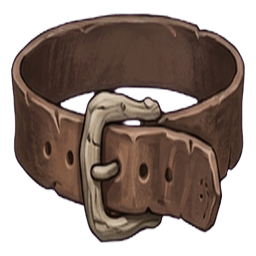
#> input picture grimhollow/src/assets/item/armor/inv/t1_belt.png, 256 x 256 px
$ python cut_avatar.py ../src/assets/item/armor/inv/t1_belt.png ../src/assets/item/armor/inv/t2_belt.png
#> lines starting #> are read from the running program, lines starting #| are printed output that depends on the picture; after the words box and inside, x2 and y2 are one past the last pixel; in counts of white or black regions, pixels touching at a corner belong together
"""Recorta o fundo das artes de classe e reenquadra p/ o padrão do jogo.

O fundo (xadrez cinza ou branco) foi PINTADO na imagem — não há canal alpha.
Como o personagem tem partes cinzas (armadura!), não dá p/ mascarar só por cor:
o corte é por PREENCHIMENTO a partir das bordas, então só o fundo CONECTADO à
borda sai e o cinza de dentro da silhueta é preservado.
"""
import sys
import numpy as np
from PIL import Image, ImageFilter
from scipy import ndimage

W, H = 848, 1264          # moldura final (mesma das artes de aldeão)
FEET = 0.985              # pés a ~98,5% da altura

def _cores_do_xadrez(a):
    """As 2 cinzas chapadas mais comuns na BORDA — as cores do xadrez/fundo."""
    from collections import Counter
    h, w = a.shape[:2]
    c = Counter()
    for y in list(range(0, 6)) + list(range(h - 6, h)):
        for x in range(0, w, 3):
            p = a[y, x]
            if int(p.max()) - int(p.min()) <= 4:
                c[int(p.mean())] += 1
    for x in list(range(0, 6)) + list(range(w - 6, w)):
        for y in range(0, h, 3):
            p = a[y, x]
            if int(p.max()) - int(p.min()) <= 4:
                c[int(p.mean())] += 1
    # as duas cores do xadrez são BEM diferentes (ex.: 255 e 207). Pegar só os "2
    # mais comuns" devolvia 255 e 254 — o mesmo branco com anti-aliasing — e o
    # cinza nunca entrava. Então exige tons separados por pelo menos 15.
    escolhidas = []
    for v, _ in c.most_common():
        if all(abs(v - e) > 15 for e in escolhidas):
            escolhidas.append(v)
        if len(escolhidas) == 2:
            break
    return escolhidas


def recortar(src, dst):
#> called with src = '../src/assets/item/armor/inv/t1_belt.png', dst = '../src/assets/item/armor/inv/t2_belt.png'
    im = Image.open(src).convert("RGB")
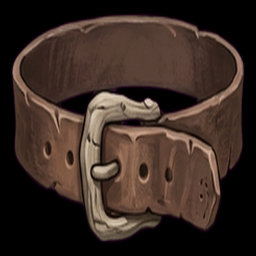
#> im: PIL image 256x256 RGB; mean R, G, B 57.9, 43, 35.9
    a = np.asarray(im).astype(np.int16)
    # 1) candidato a fundo: cinza NEUTRO (r≈g≈b) — o fundo é sempre neutro
    spread = a.max(axis=2) - a.min(axis=2)
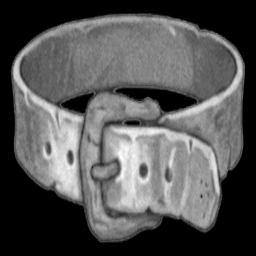
#> spread: shape (256, 256) int16; min 0, max 67, mean 22.3; drawn with min black and max white
    lum = a.mean(axis=2)
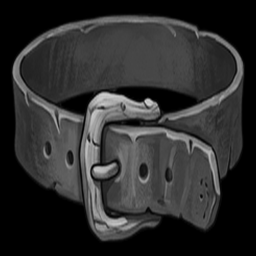
#> lum: shape (256, 256) float64; min 0, max 210.7, mean 45.6
    neutro = (spread <= 16) & (lum >= 85)      # xadrez do ladino começa em ~100
#> neutro: shape (256, 256) bool; every value is 0
    # 2) só o que está CONECTADO à borda é fundo de verdade
    lbl, n = ndimage.label(neutro)
#> lbl: shape (256, 256) int32; every value is 0
#> n = 0
    bordas = set(lbl[0, :]) | set(lbl[-1, :]) | set(lbl[:, 0]) | set(lbl[:, -1])
#> bordas = 1 item
    bordas.discard(0)
    fundo = np.isin(lbl, list(bordas))
    # 2b) o xadrez também foi pintado DENTRO de áreas fechadas (o vão da alça da
    # lanterna, o punho fechado) — ali o preenchimento pela borda não chega. Estes
    # pixels são CHAPADOS e exatamente na cor do xadrez, então dá p/ tirá-los pela
    # cor; a arte tem textura, então não é confundida. Só remove manchas grandes.
    cores = _cores_do_xadrez(a)
#> after the loop in _cores_do_xadrez, `for y in list(range(0, 6)) + list(range(h - 6, h)):`: c = {0: 1032}
#> after the loop in _cores_do_xadrez, `for x in list(range(0, 6)) + list(range(w - 6, w)):`: c = {0: 2064}
#> the loop in _cores_do_xadrez, `for v, _ in c.most_common():` made 1 pass
#> v on pass 1: 0
#> after the loop in _cores_do_xadrez, `for v, _ in c.most_common():`: escolhidas = [0]
#> cores = [0]
    # Só remove por COR quando o fundo é CLARO (>=180). Aí ele contrasta forte com a
    # arte sombria e o teste é seguro. Quando o xadrez é cinza ESCURO (o do ladino é
    # 100/151) ele cai na mesma faixa do couro escuro e a remoção começa a furar o
    # personagem — nesse caso fica só o preenchimento pela borda, que nunca erra.
    if cores and min(cores) < 180:
        print(f"    (fundo escuro {cores}: remoção por cor desativada, só borda)")
#|     (fundo escuro [0]: remoção por cor desativada, só borda)
        cores = []
    if cores:
        # o xadrez nem sempre é perfeitamente neutro (a IA às vezes o tinge de leve:
        # spread até ~18). A ARTE em volta é bem mais colorida (a túnica creme tem
        # spread 36-67), então 22 separa os dois com folga.
        chapado = (spread <= 22)
        igual = np.zeros_like(chapado)
        for c in cores:
            igual |= chapado & (np.abs(lum - c) <= 10)
        # 8-vizinhos: os quadrados do xadrez só se encostam na DIAGONAL, então com
        # 4-vizinhos cada um vira um componente solto e os menores escapavam.
        l2, _ = ndimage.label(igual, structure=np.ones((3, 3), int))
        if l2.max():
            areas = np.bincount(l2.ravel())
            grandes = np.where(areas >= 24)[0]
            grandes = grandes[grandes != 0]
            extra = np.isin(l2, grandes) & ~fundo   # o que ESTA passada tiraria a mais
            # TRAVA: quando o fundo é cinza ESCURO (o do ladino é 100/151) ele se
            # confunde com roupa escura e esta passada começa a furar o personagem.
            # Se ela morder mais que 4% do corpo, é sinal de que está comendo arte —
            # então descarta e fica só com o preenchimento pela borda, que é seguro.
            corpo_area = int((~fundo).sum())
            if corpo_area and extra.sum() / corpo_area <= 0.04:
                fundo |= extra
            else:
                print(f"    (passada interna descartada: morderia "
                      f"{extra.sum() / max(1, corpo_area) * 100:.1f}% do personagem)")
    # 2c) o que sobrou de xadrez fica ILHADO no meio do fundo já removido. Como o
    # personagem é UM bloco só, basta manter o maior componente conectado: todo
    # detrito solto (restos do padrão) some sem precisar acertar pixel a pixel.
    corpo = ~fundo
#> corpo: shape (256, 256) bool; every value is 1
    l3, k = ndimage.label(corpo, structure=np.ones((3, 3), int))
#> l3: shape (256, 256) int32; every value is 1
#> k = 1
    if k > 1:
        areas = np.bincount(l3.ravel())
        areas[0] = 0
        fundo = l3 != int(areas.argmax())
    alpha = np.where(fundo, 0, 255).astype(np.uint8)
#> alpha: shape (256, 256); every value is 255
    # 3) come 1px da franja (resto de anti-aliasing claro na silhueta)
    alpha = ndimage.grey_erosion(alpha, size=(2, 2))
    out = Image.fromarray(np.dstack([np.asarray(im), alpha]), "RGBA")
    # 4) recorta no personagem e reenquadra: centralizado, pés na base
    bbox = out.getchannel("A").getbbox()
#> bbox = (0, 0, 256, 256)
    if not bbox:
        raise SystemExit(f"{src}: nada sobrou no recorte")
    fig = out.crop(bbox)
    esc = min((W * 0.92) / fig.width, (H * FEET) / fig.height)
#> esc = 3.05
    fig = fig.resize((max(1, int(fig.width * esc)), max(1, int(fig.height * esc))), Image.LANCZOS)
    canvas = Image.new("RGBA", (W, H), (0, 0, 0, 0))
#> canvas: PIL image 848x1264 RGBA; every value is 0
    canvas.paste(fig, ((W - fig.width) // 2, int(H * FEET) - fig.height), fig)
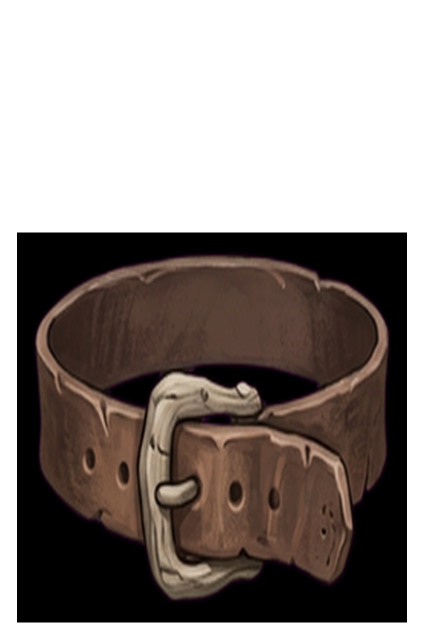
#> canvas: PIL image 848x1264 RGBA (shown at 1/2 size); mean R, G, B, A 32.8, 24.4, 20.4, 144.7; transparent parts drawn white
    # suaviza a borda do alpha (sem halo, pro alphaTest do billboard)
    ca = canvas.getchannel("A").filter(ImageFilter.GaussianBlur(0.6))
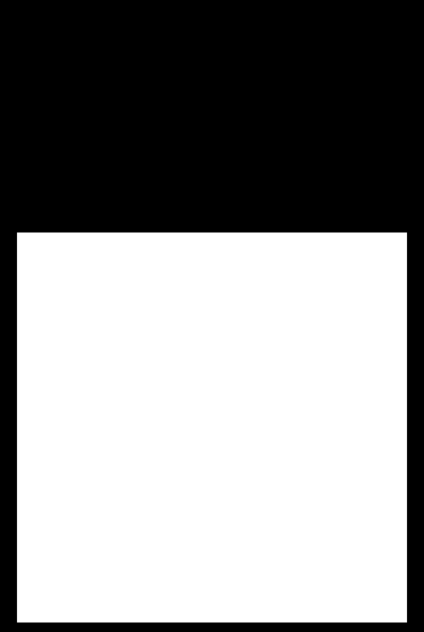
#> ca: PIL image 848x1264 L (shown at 1/2 size); min 0, max 255, mean 144.7
    canvas.putalpha(ca)
    canvas.save(dst)
    op = np.asarray(ca) > 10
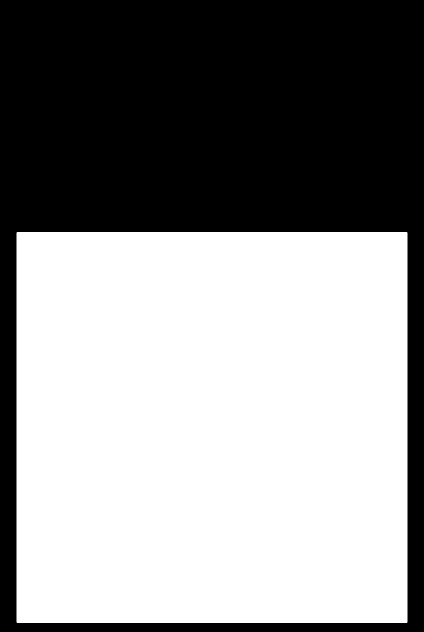
#> op: shape (1264, 848) bool (shown at 1/2 size); 57.1% white; 1 black region, box (x1, y1, x2, y2) and area: (0, 0, 848, 1264) 460352
    print(f"  {dst.split('/')[-1]}: recorte {bbox[2]-bbox[0]}x{bbox[3]-bbox[1]} -> {W}x{H}, "
          f"{op.mean()*100:.1f}% opaco")
#|   t2_belt.png: recorte 256x256 -> 848x1264, 57.1% opaco

if __name__ == "__main__":
    recortar(sys.argv[1], sys.argv[2])

$ run again, on grimhollow/src/assets/item/armor/inv/t1_feet.png
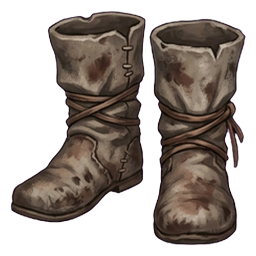
#> input picture grimhollow/src/assets/item/armor/inv/t1_feet.png, 256 x 256 px
#> in recortar, `lum = a.mean(axis=2)`:
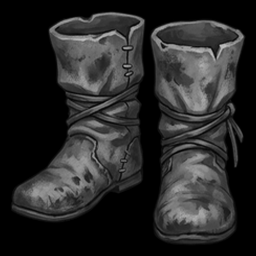
#> lum: shape (256, 256) float64; min 0, max 193, mean 40.3
#> neutro: shape (256, 256) bool; every value is 0
#> lbl: shape (256, 256) int32; every value is 0
#> n = 0
#> bordas = 1 item
#> after the loop in _cores_do_xadrez, `for y in list(range(0, 6)) + list(range(h - 6, h)):`: c = {0: 1032}
#> after the loop in _cores_do_xadrez, `for x in list(range(0, 6)) + list(range(w - 6, w)):`: c = {0: 2064}
#> the loop in _cores_do_xadrez, `for v, _ in c.most_common():` made 1 pass
#> v on pass 1: 0
#> after the loop in _cores_do_xadrez, `for v, _ in c.most_common():`: escolhidas = [0]
#|     (fundo escuro [0]: remoção por cor desativada, só borda)
#> corpo: shape (256, 256) bool; every value is 1
#> l3: shape (256, 256) int32; every value is 1
#> k = 1
#> alpha: shape (256, 256); every value is 255
#> bbox = (0, 0, 256, 256)
#> in recortar, `canvas.paste(fig, ((W - fig.width) // 2, int(H * FEET) - fig.height), ..`:
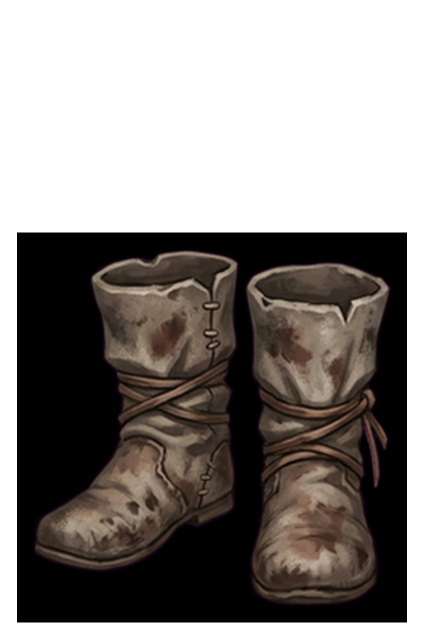
#> canvas: PIL image 848x1264 RGBA (shown at 1/2 size); mean R, G, B, A 27.3, 22.3, 19.1, 144.7; transparent parts drawn white
#> op: shape (1264, 848) bool; 57.1% white; 1 black region, box (x1, y1, x2, y2) and area: (0, 0, 848, 1264) 460352
#|   t1_feet.png: recorte 256x256 -> 848x1264, 57.1% opaco

$ run again, on grimhollow/src/assets/item/armor/inv/t1_hands.png
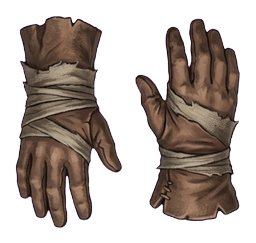
#> input picture grimhollow/src/assets/item/armor/inv/t1_hands.png, 256 x 243 px
#> in recortar, `lum = a.mean(axis=2)`:
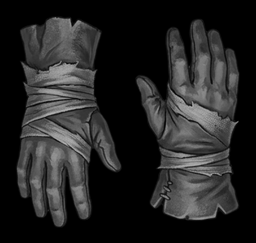
#> lum: shape (243, 256) float64; min 0, max 179, mean 37.4
#> neutro: shape (243, 256) bool; every value is 0
#> lbl: shape (243, 256) int32; every value is 0
#> n = 0
#> bordas = 1 item
#> after the loop in _cores_do_xadrez, `for y in list(range(0, 6)) + list(range(h - 6, h)):`: c = {0: 1032}
#> after the loop in _cores_do_xadrez, `for x in list(range(0, 6)) + list(range(w - 6, w)):`: c = {0: 2004}
#> the loop in _cores_do_xadrez, `for v, _ in c.most_common():` made 1 pass
#> v on pass 1: 0
#> after the loop in _cores_do_xadrez, `for v, _ in c.most_common():`: escolhidas = [0]
#|     (fundo escuro [0]: remoção por cor desativada, só borda)
#> corpo: shape (243, 256) bool; every value is 1
#> l3: shape (243, 256) int32; every value is 1
#> k = 1
#> alpha: shape (243, 256); every value is 255
#> bbox = (0, 0, 256, 243)
#> in recortar, `op = np.asarray(ca) > 10`:
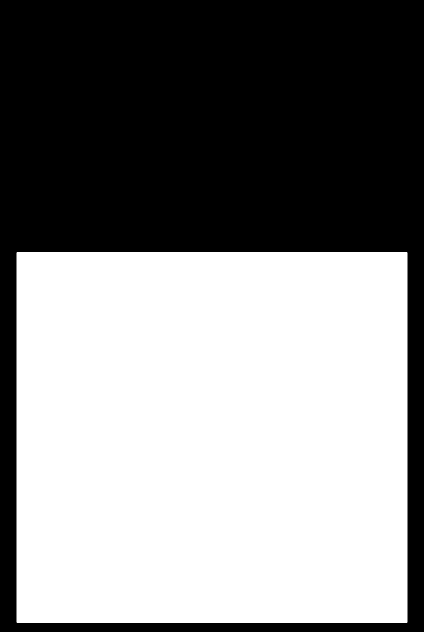
#> op: shape (1264, 848) bool (shown at 1/2 size); 54.1% white; 1 black region, box (x1, y1, x2, y2) and area: (0, 0, 848, 1264) 491632
#|   t1_hands.png: recorte 256x243 -> 848x1264, 54.1% opaco
